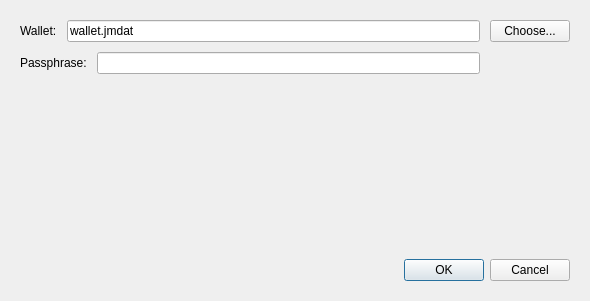
<?xml version="1.0" encoding="UTF-8"?>
<ui version="4.0">
 <class>OpenWalletDialog</class>
 <widget class="QDialog" name="OpenWalletDialog">
  <property name="geometry">
   <rect>
    <x>0</x>
    <y>0</y>
    <width>590</width>
    <height>301</height>
   </rect>
  </property>
  <property name="sizePolicy">
   <sizepolicy hsizetype="Maximum" vsizetype="Maximum">
    <horstretch>0</horstretch>
    <verstretch>0</verstretch>
   </sizepolicy>
  </property>
  <property name="focusPolicy">
   <enum>Qt::TabFocus</enum>
  </property>
  <property name="windowTitle">
   <string>JoinMarket - Open Wallet</string>
  </property>
  <property name="modal">
   <bool>true</bool>
  </property>
  <layout class="QVBoxLayout" name="verticalLayout" stretch="0,0,0,1,0">
   <property name="spacing">
    <number>10</number>
   </property>
   <property name="leftMargin">
    <number>20</number>
   </property>
   <property name="topMargin">
    <number>20</number>
   </property>
   <property name="rightMargin">
    <number>20</number>
   </property>
   <property name="bottomMargin">
    <number>20</number>
   </property>
   <item>
    <layout class="QHBoxLayout" name="horizontalLayout" stretch="0,1,0">
     <property name="spacing">
      <number>10</number>
     </property>
     <item>
      <widget class="QLabel" name="label">
       <property name="sizePolicy">
        <sizepolicy hsizetype="Fixed" vsizetype="Fixed">
         <horstretch>0</horstretch>
         <verstretch>0</verstretch>
        </sizepolicy>
       </property>
       <property name="text">
        <string>Wallet:</string>
       </property>
      </widget>
     </item>
     <item>
      <widget class="QLineEdit" name="walletFileEdit">
       <property name="sizePolicy">
        <sizepolicy hsizetype="Expanding" vsizetype="Fixed">
         <horstretch>0</horstretch>
         <verstretch>0</verstretch>
        </sizepolicy>
       </property>
       <property name="minimumSize">
        <size>
         <width>400</width>
         <height>0</height>
        </size>
       </property>
       <property name="text">
        <string>wallet.jmdat</string>
       </property>
       <property name="placeholderText">
        <string/>
       </property>
      </widget>
     </item>
     <item>
      <widget class="QPushButton" name="chooseWalletButton">
       <property name="sizePolicy">
        <sizepolicy hsizetype="Fixed" vsizetype="Fixed">
         <horstretch>0</horstretch>
         <verstretch>0</verstretch>
        </sizepolicy>
       </property>
       <property name="text">
        <string>Choose...</string>
       </property>
      </widget>
     </item>
    </layout>
   </item>
   <item>
    <layout class="QHBoxLayout" name="horizontalLayout_2" stretch="0,1,0">
     <property name="spacing">
      <number>10</number>
     </property>
     <item>
      <widget class="QLabel" name="label_2">
       <property name="sizePolicy">
        <sizepolicy hsizetype="Fixed" vsizetype="Fixed">
         <horstretch>0</horstretch>
         <verstretch>0</verstretch>
        </sizepolicy>
       </property>
       <property name="text">
        <string>Passphrase:</string>
       </property>
      </widget>
     </item>
     <item>
      <widget class="QLineEdit" name="passphraseEdit">
       <property name="minimumSize">
        <size>
         <width>200</width>
         <height>0</height>
        </size>
       </property>
       <property name="echoMode">
        <enum>QLineEdit::Password</enum>
       </property>
      </widget>
     </item>
     <item>
      <spacer name="horizontalSpacer">
       <property name="orientation">
        <enum>Qt::Horizontal</enum>
       </property>
       <property name="sizeType">
        <enum>QSizePolicy::Fixed</enum>
       </property>
       <property name="sizeHint" stdset="0">
        <size>
         <width>90</width>
         <height>20</height>
        </size>
       </property>
      </spacer>
     </item>
    </layout>
   </item>
   <item>
    <layout class="QHBoxLayout" name="horizontalLayout_4" stretch="0">
     <property name="spacing">
      <number>10</number>
     </property>
     <item>
      <widget class="QLabel" name="errorMessageLabel">
       <property name="palette">
        <palette>
         <active>
          <colorrole role="WindowText">
           <brush brushstyle="SolidPattern">
            <color alpha="255">
             <red>239</red>
             <green>41</green>
             <blue>41</blue>
            </color>
           </brush>
          </colorrole>
         </active>
         <inactive>
          <colorrole role="WindowText">
           <brush brushstyle="SolidPattern">
            <color alpha="255">
             <red>239</red>
             <green>41</green>
             <blue>41</blue>
            </color>
           </brush>
          </colorrole>
         </inactive>
         <disabled>
          <colorrole role="WindowText">
           <brush brushstyle="SolidPattern">
            <color alpha="255">
             <red>190</red>
             <green>190</green>
             <blue>190</blue>
            </color>
           </brush>
          </colorrole>
         </disabled>
        </palette>
       </property>
       <property name="font">
        <font>
         <weight>75</weight>
         <bold>true</bold>
        </font>
       </property>
       <property name="text">
        <string/>
       </property>
      </widget>
     </item>
    </layout>
   </item>
   <item>
    <spacer name="verticalSpacer">
     <property name="orientation">
      <enum>Qt::Vertical</enum>
     </property>
     <property name="sizeType">
      <enum>QSizePolicy::Minimum</enum>
     </property>
     <property name="sizeHint" stdset="0">
      <size>
       <width>20</width>
       <height>150</height>
      </size>
     </property>
    </spacer>
   </item>
   <item>
    <layout class="QHBoxLayout" name="horizontalLayout_3" stretch="1,0">
     <property name="spacing">
      <number>10</number>
     </property>
     <item>
      <spacer name="horizontalSpacer_2">
       <property name="orientation">
        <enum>Qt::Horizontal</enum>
       </property>
       <property name="sizeHint" stdset="0">
        <size>
         <width>40</width>
         <height>20</height>
        </size>
       </property>
      </spacer>
     </item>
     <item>
      <widget class="QDialogButtonBox" name="buttonBox">
       <property name="orientation">
        <enum>Qt::Horizontal</enum>
       </property>
       <property name="standardButtons">
        <set>QDialogButtonBox::Cancel|QDialogButtonBox::Ok</set>
       </property>
      </widget>
     </item>
    </layout>
   </item>
  </layout>
 </widget>
 <tabstops>
  <tabstop>passphraseEdit</tabstop>
  <tabstop>chooseWalletButton</tabstop>
  <tabstop>walletFileEdit</tabstop>
 </tabstops>
 <resources/>
 <connections>
  <connection>
   <sender>buttonBox</sender>
   <signal>accepted()</signal>
   <receiver>OpenWalletDialog</receiver>
   <slot>accept()</slot>
   <hints>
    <hint type="sourcelabel">
     <x>248</x>
     <y>254</y>
    </hint>
    <hint type="destinationlabel">
     <x>157</x>
     <y>274</y>
    </hint>
   </hints>
  </connection>
  <connection>
   <sender>buttonBox</sender>
   <signal>rejected()</signal>
   <receiver>OpenWalletDialog</receiver>
   <slot>reject()</slot>
   <hints>
    <hint type="sourcelabel">
     <x>316</x>
     <y>260</y>
    </hint>
    <hint type="destinationlabel">
     <x>286</x>
     <y>274</y>
    </hint>
   </hints>
  </connection>
 </connections>
</ui>
